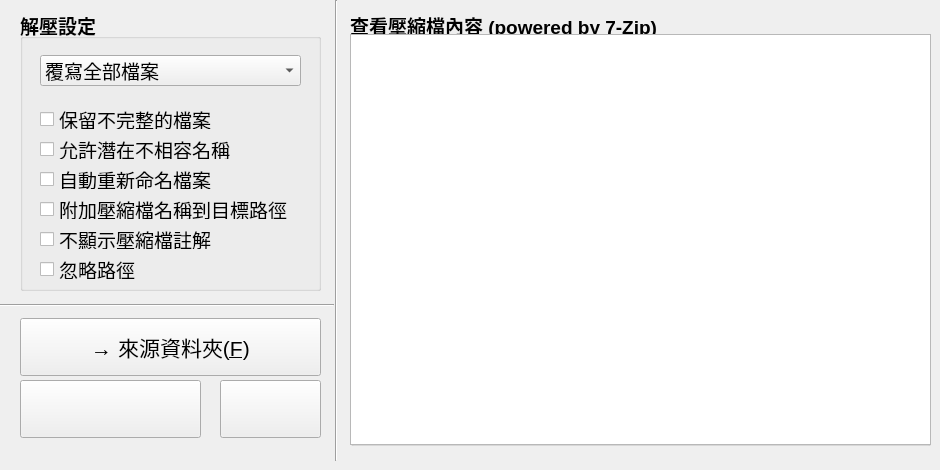
      <widget class="QWidget" name="tab_5">
       <attribute name="title">
        <string>解壓縮</string>
       </attribute>
       <widget class="QPushButton" name="unrar_1click">
        <property name="geometry">
         <rect>
          <x>20</x>
          <y>318</y>
          <width>301</width>
          <height>58</height>
         </rect>
        </property>
        <property name="font">
         <font>
          <pointsize>16</pointsize>
          <weight>50</weight>
          <bold>false</bold>
         </font>
        </property>
        <property name="statusTip">
         <string>解壓縮至來源資料夾 (快捷鍵：Alt+F)</string>
        </property>
        <property name="text">
         <string>→ 來源資料夾(&amp;F)</string>
        </property>
        <property name="icon">
         <iconset resource="resource.qrc">
          <normaloff>:/images/decomp.png</normaloff>:/images/decomp.png</iconset>
        </property>
        <property name="iconSize">
         <size>
          <width>36</width>
          <height>36</height>
         </size>
        </property>
       </widget>
       <widget class="QGroupBox" name="groupBox_10">
        <property name="geometry">
         <rect>
          <x>20</x>
          <y>10</y>
          <width>301</width>
          <height>281</height>
         </rect>
        </property>
        <property name="font">
         <font>
          <pointsize>14</pointsize>
          <weight>75</weight>
          <bold>true</bold>
         </font>
        </property>
        <property name="title">
         <string>解壓設定</string>
        </property>
        <widget class="QComboBox" name="unrar_o">
         <property name="geometry">
          <rect>
           <x>20</x>
           <y>45</y>
           <width>261</width>
           <height>31</height>
          </rect>
         </property>
         <property name="font">
          <font>
           <weight>50</weight>
           <bold>false</bold>
          </font>
         </property>
         <item>
          <property name="text">
           <string>覆寫全部檔案</string>
          </property>
         </item>
         <item>
          <property name="text">
           <string>不覆寫現存的檔案</string>
          </property>
         </item>
        </widget>
        <widget class="QCheckBox" name="unrar_kb">
         <property name="geometry">
          <rect>
           <x>20</x>
           <y>100</y>
           <width>201</width>
           <height>19</height>
          </rect>
         </property>
         <property name="font">
          <font>
           <weight>50</weight>
           <bold>false</bold>
          </font>
         </property>
         <property name="toolTip">
          <string/>
         </property>
         <property name="text">
          <string>保留不完整的檔案</string>
         </property>
        </widget>
        <widget class="QCheckBox" name="unrar_oni">
         <property name="geometry">
          <rect>
           <x>20</x>
           <y>130</y>
           <width>211</width>
           <height>19</height>
          </rect>
         </property>
         <property name="font">
          <font>
           <weight>50</weight>
           <bold>false</bold>
          </font>
         </property>
         <property name="toolTip">
          <string/>
         </property>
         <property name="text">
          <string>允許潛在不相容名稱</string>
         </property>
        </widget>
        <widget class="QCheckBox" name="unrar_or">
         <property name="geometry">
          <rect>
           <x>20</x>
           <y>160</y>
           <width>201</width>
           <height>19</height>
          </rect>
         </property>
         <property name="font">
          <font>
           <weight>50</weight>
           <bold>false</bold>
          </font>
         </property>
         <property name="statusTip">
          <string>如果相同檔名已經存在將自動重新命名解壓縮的檔案，重新命名的檔案格式為 &quot;filename(N).txt&quot;</string>
         </property>
         <property name="text">
          <string>自動重新命名檔案</string>
         </property>
        </widget>
        <widget class="QCheckBox" name="unrar_ad">
         <property name="geometry">
          <rect>
           <x>20</x>
           <y>190</y>
           <width>271</width>
           <height>19</height>
          </rect>
         </property>
         <property name="font">
          <font>
           <weight>50</weight>
           <bold>false</bold>
          </font>
         </property>
         <property name="text">
          <string>附加壓縮檔名稱到目標路徑</string>
         </property>
        </widget>
        <widget class="QCheckBox" name="unrar_noComm">
         <property name="geometry">
          <rect>
           <x>20</x>
           <y>220</y>
           <width>201</width>
           <height>19</height>
          </rect>
         </property>
         <property name="font">
          <font>
           <weight>50</weight>
           <bold>false</bold>
          </font>
         </property>
         <property name="toolTip">
          <string/>
         </property>
         <property name="text">
          <string>不顯示壓縮檔註解</string>
         </property>
        </widget>
        <widget class="QCheckBox" name="unrar_ep">
         <property name="geometry">
          <rect>
           <x>20</x>
           <y>250</y>
           <width>201</width>
           <height>19</height>
          </rect>
         </property>
         <property name="font">
          <font>
           <weight>50</weight>
           <bold>false</bold>
          </font>
         </property>
         <property name="statusTip">
          <string>開啟此選項會忽略解壓縮檔的路徑，讓所有檔案都放在相同目錄下。</string>
         </property>
         <property name="text">
          <string>忽略路徑</string>
         </property>
        </widget>
       </widget>
       <widget class="QPushButton" name="unrar_btn">
        <property name="geometry">
         <rect>
          <x>20</x>
          <y>380</y>
          <width>181</width>
          <height>58</height>
         </rect>
        </property>
        <property name="font">
         <font>
          <pointsize>16</pointsize>
          <weight>75</weight>
          <bold>true</bold>
         </font>
        </property>
        <property name="statusTip">
         <string>執行標準解壓縮指令 (快捷鍵：Ctrl+D)</string>
        </property>
        <property name="text">
         <string/>
        </property>
        <property name="icon">
         <iconset resource="resource.qrc">
          <normaloff>:/images/decomp.png</normaloff>:/images/decomp.png</iconset>
        </property>
        <property name="iconSize">
         <size>
          <width>40</width>
          <height>40</height>
         </size>
        </property>
        <property name="shortcut">
         <string>Ctrl+D</string>
        </property>
       </widget>
       <widget class="QGroupBox" name="groupBox_11">
        <property name="geometry">
         <rect>
          <x>350</x>
          <y>10</y>
          <width>581</width>
          <height>436</height>
         </rect>
        </property>
        <property name="font">
         <font>
          <pointsize>14</pointsize>
          <weight>75</weight>
          <bold>true</bold>
         </font>
        </property>
        <property name="title">
         <string>查看壓縮檔內容 (powered by 7-Zip)</string>
        </property>
        <widget class="QTextEdit" name="rar_viewFileList">
         <property name="geometry">
          <rect>
           <x>0</x>
           <y>24</y>
           <width>581</width>
           <height>411</height>
          </rect>
         </property>
         <property name="font">
          <font>
           <pointsize>10</pointsize>
          </font>
         </property>
         <property name="acceptDrops">
          <bool>false</bool>
         </property>
         <property name="horizontalScrollBarPolicy">
          <enum>Qt::ScrollBarAsNeeded</enum>
         </property>
         <property name="sizeAdjustPolicy">
          <enum>QAbstractScrollArea::AdjustIgnored</enum>
         </property>
         <property name="lineWrapMode">
          <enum>QTextEdit::NoWrap</enum>
         </property>
         <property name="readOnly">
          <bool>true</bool>
         </property>
         <property name="html">
          <string>&lt;!DOCTYPE HTML PUBLIC &quot;-//W3C//DTD HTML 4.0//EN&quot; &quot;http://www.w3.org/TR/REC-html40/strict.dtd&quot;&gt;
&lt;html&gt;&lt;head&gt;&lt;meta name=&quot;qrichtext&quot; content=&quot;1&quot; /&gt;&lt;style type=&quot;text/css&quot;&gt;
p, li { white-space: pre-wrap; }
&lt;/style&gt;&lt;/head&gt;&lt;body style=&quot; font-family:'微軟正黑體'; font-size:10pt; font-weight:600; font-style:normal;&quot;&gt;
&lt;p style=&quot;-qt-paragraph-type:empty; margin-top:0px; margin-bottom:0px; margin-left:0px; margin-right:0px; -qt-block-indent:0; text-indent:0px; font-size:12pt;&quot;&gt;&lt;br /&gt;&lt;/p&gt;&lt;/body&gt;&lt;/html&gt;</string>
         </property>
        </widget>
       </widget>
       <widget class="QPushButton" name="unrar_viewbtn">
        <property name="geometry">
         <rect>
          <x>220</x>
          <y>380</y>
          <width>101</width>
          <height>58</height>
         </rect>
        </property>
        <property name="font">
         <font>
          <pointsize>16</pointsize>
          <weight>75</weight>
          <bold>true</bold>
         </font>
        </property>
        <property name="statusTip">
         <string>查看壓縮檔內容 (快捷鍵：Ctrl+R)</string>
        </property>
        <property name="text">
         <string/>
        </property>
        <property name="icon">
         <iconset resource="resource.qrc">
          <normaloff>:/images/refresh.png</normaloff>:/images/refresh.png</iconset>
        </property>
        <property name="iconSize">
         <size>
          <width>40</width>
          <height>40</height>
         </size>
        </property>
        <property name="shortcut">
         <string>Ctrl+R</string>
        </property>
       </widget>
       <widget class="Line" name="line_14">
        <property name="geometry">
         <rect>
          <x>328</x>
          <y>0</y>
          <width>16</width>
          <height>461</height>
         </rect>
        </property>
        <property name="orientation">
         <enum>Qt::Vertical</enum>
        </property>
       </widget>
       <widget class="Line" name="line_15">
        <property name="geometry">
         <rect>
          <x>0</x>
          <y>295</y>
          <width>334</width>
          <height>20</height>
         </rect>
        </property>
        <property name="orientation">
         <enum>Qt::Horizontal</enum>
        </property>
       </widget>
      </widget>
